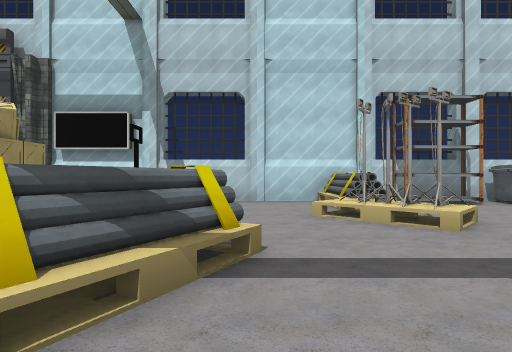
View 1 (above)

24 first-person views from a walk through a Unity game level. The camera is 1.4 m above the floor, looks level and sees 80° across. The floor is counted in squares, 2 m on a side. Each view is taken from the middle of a square. On the plan, view 1 faces up. The plan holds only what a view shows up to about 10 squares ahead; the rest is blank. The place goes on beyond the plan. The player is left out. Some surface patterns are stand-ins.

View 2
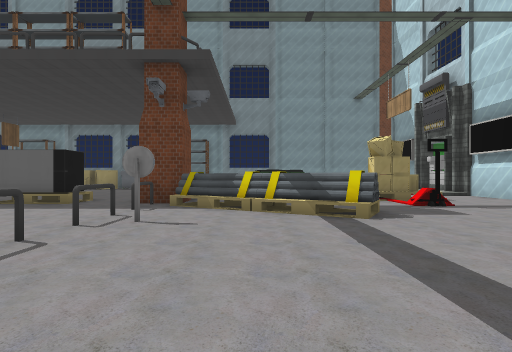

View 3
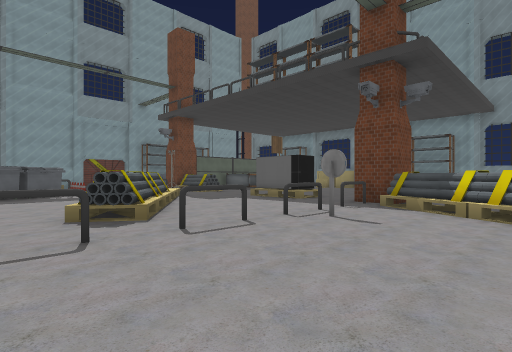

View 4
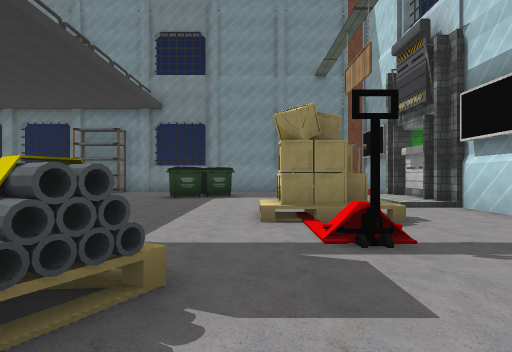

View 5
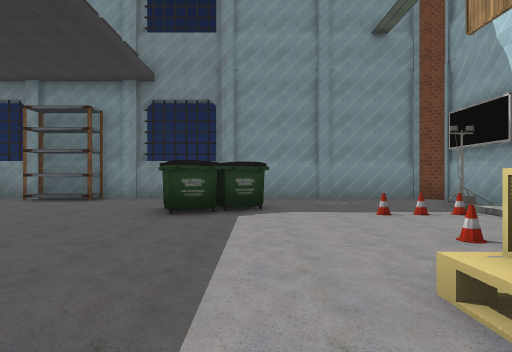

View 6
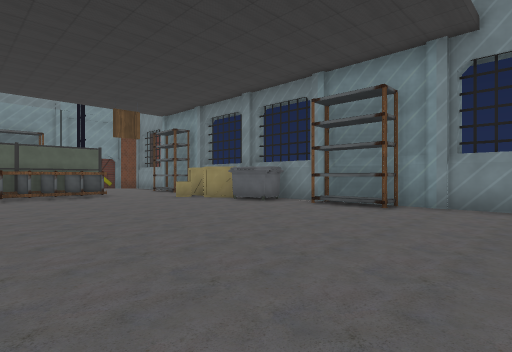

View 7
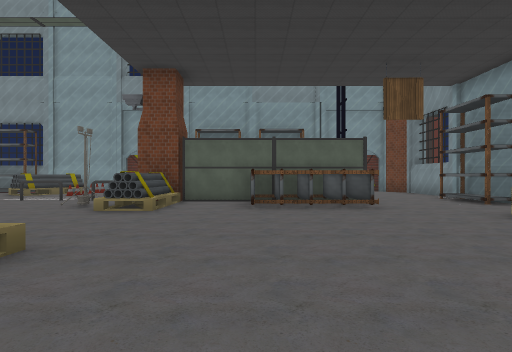

View 8
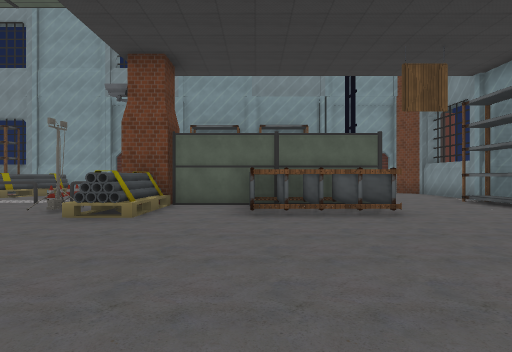

View 9
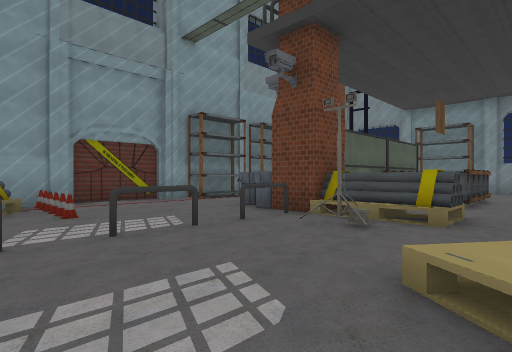

View 10
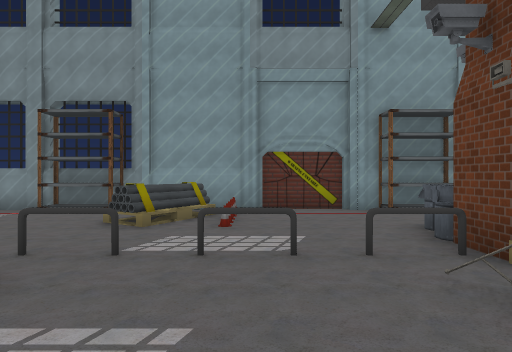

View 11
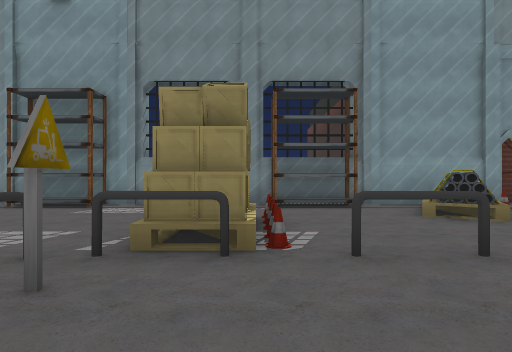

View 12
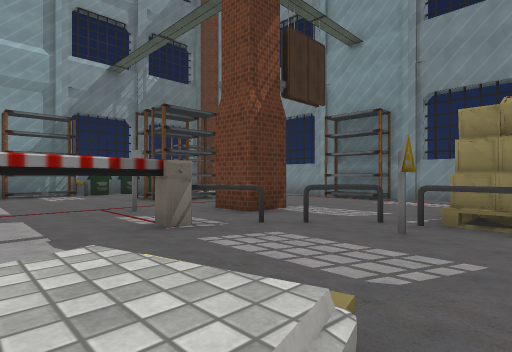

View 13
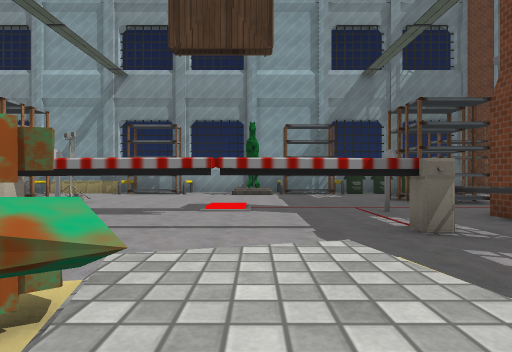

View 14
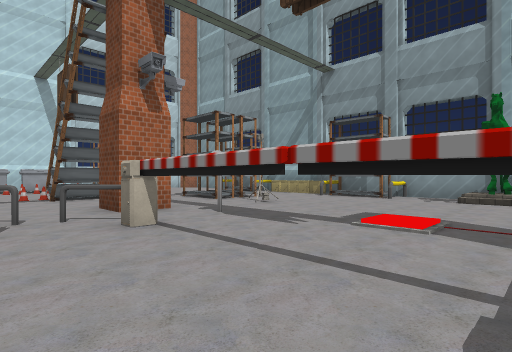

View 15
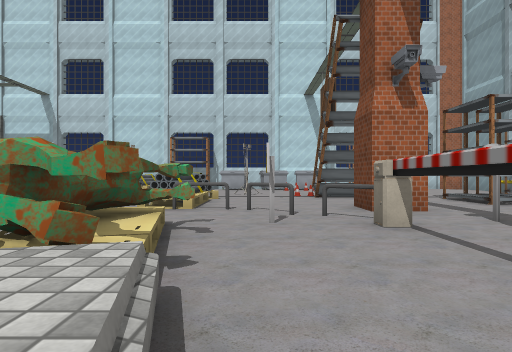

View 16
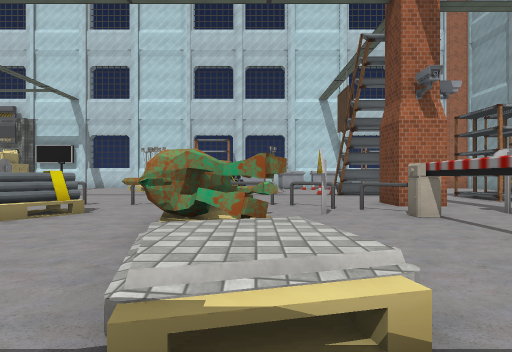

View 17
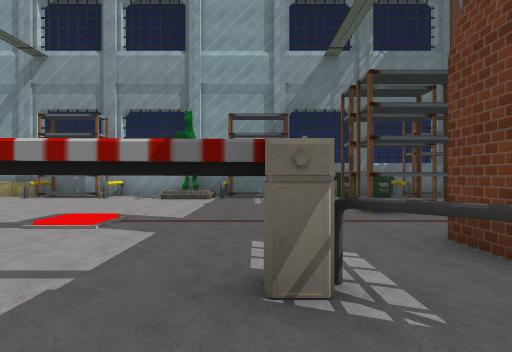

View 18
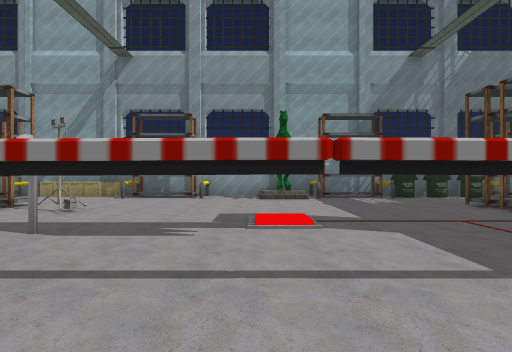

View 19
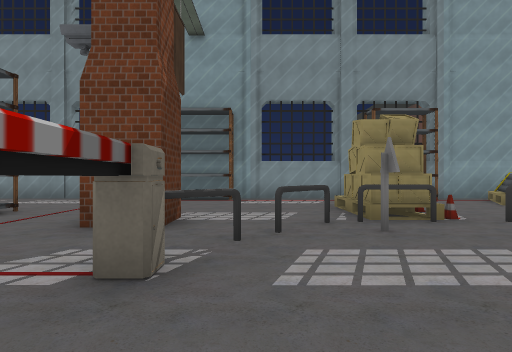

View 20
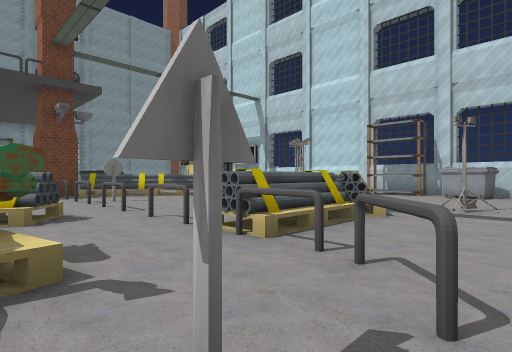

View 21
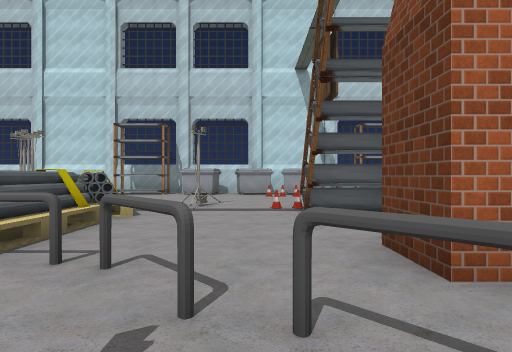

View 22
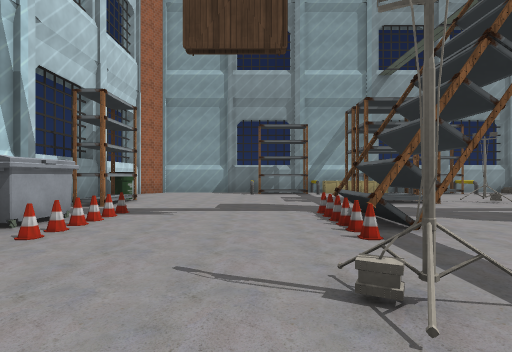

View 23
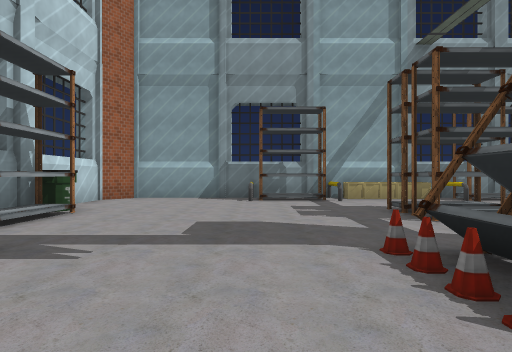

View 24
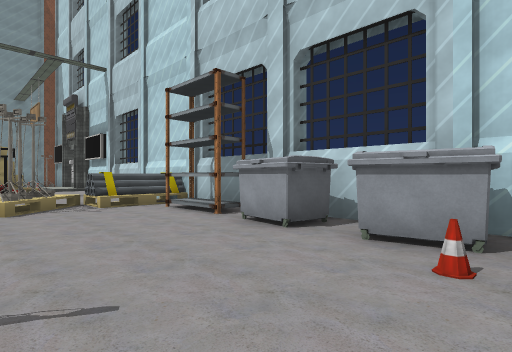

### Floor plan
Key: @ floor where view 1 was taken; # wall or solid block; . main floor; : floor 0.25 m higher than the main floor; + floor 0.5 m higher than the main floor; * floor 0.75 m higher than the main floor; / step, stairs or slope; = window, fence, low wall or low ledge; ^ raised ledge; T thing the floor can be seen under or through; O other object.
Columns run from 13 left of view 1 to 19 right of it. Each row starts with its distance up from view 1.
  9 ######O###  ##########     ######
  8 #..##:::...  ..=/OO#####  OOO...#
  7 #...O//O.... ..=/.....OOOO......#
  6 #...O.. O/...../................#
  5 #...O..O/OO.../##...............#
  4 #.......//.....//..............O#
  3 #..OO.......#=...  =.#OOOO.....O#
  2    OO...... =......#...OOO.....O#
  1   ..O......==......#.......OO..O#
  0 #..........=.@.....=.......OO..O#
 -1 #........ ##.#.....#....#......O#
 -2 #O....... #O.O.OOOO.OO.....#...O#
 -3 #O..............#....#OO.#.....O#
 -4 #.........O....==..^#..T.......O#
 -5 ###.......O...==/..##..T........#
 -6   #........ ./= ...##..T.O......#
 -7   #........  /  .../*..T.......O#
 -8    ........./+.... ./..T.......O#
 -9   ...............# ....T.......O
-10  ....OOO..##....##....O..#.....O
-11 #O.. OOO###........O#O.....OO..O
-12 #O..     ##O.O.O.OOOO...#..OO..O
-13 #...      O.......OOO......OO  O
-14 #..       ....O=..OOO.......   O
-15          .....O#.......... ... O
-16         OO....O#.OO....OO. ... O
-17        ###################  ###

Where each view was taken, in squares from view 1:
view 1: 0 up, 0 right, facing up
view 2: 1 up, 5 right, facing left
view 3: 2 up, 5 right, facing down-left
view 4: 4 up, 1 right, facing left
view 5: 3 up, 3 left, facing left
view 6: 1 up, 5 left, facing down-left
view 7: 3 down, 6 left, facing down
view 8: 4 down, 6 left, facing down
view 9: 8 down, 2 right, facing down-left
view 10: 8 down, 0 right, facing down
view 11: 9 down, 6 right, facing down
view 12: 7 down, 6 right, facing down-right
view 13: 7 down, 6 right, facing right
view 14: 8 down, 8 right, facing up-right
view 15: 8 down, 8 right, facing up
view 16: 9 down, 7 right, facing up
view 17: 9 down, 8 right, facing right
view 18: 6 down, 8 right, facing right
view 19: 7 down, 9 right, facing down
view 20: 4 down, 9 right, facing up-left
view 21: 4 down, 9 right, facing up
view 22: 4 up, 6 right, facing right
view 23: 4 up, 9 right, facing right
view 24: 4 up, 10 right, facing up-left
